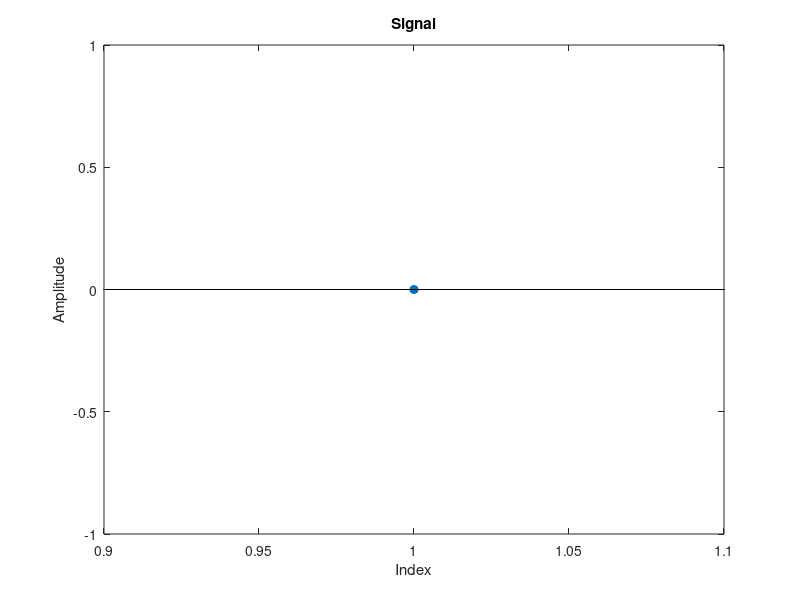

Source code (MATLAB):
%time vector from 0 to 2 seconds with a step of 0.01 seconds.
t = 0:1:5;
f = 5;

%generate the sine wave signal
signal = sin(2*pi*f*t);

%plot sine wave signal.
plot(t, signal);

%title
title('1D Signal: Sine Wave');

%labels
xlabel('Time (s)');
ylabel('Amplitude');

%downsample the signal by taking every 10th sample.
s_signal = signal(1:10:end);

% Create a stem plot of the downsampled signal.  'filled' makes the stems solid.
stem(1:length(s_signal), s_signal, 'filled');

%title
title('Signal');

%labels
xlabel('Index');
ylabel('Amplitude');
